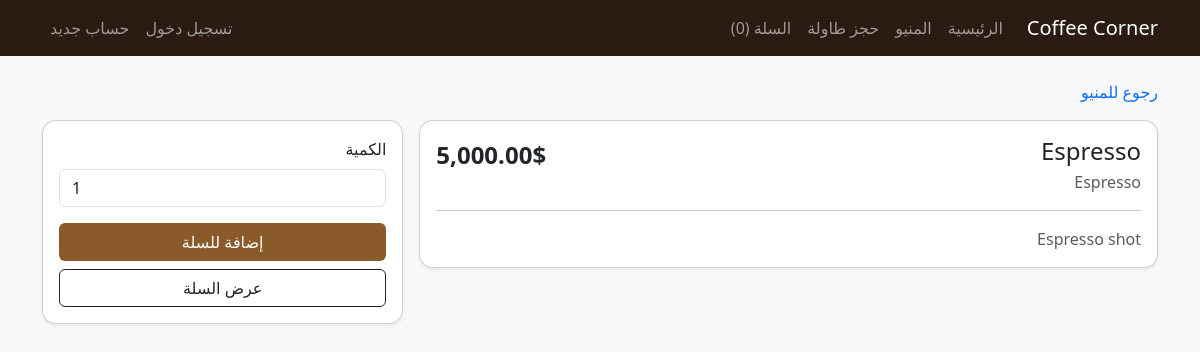
Screenshot of /product.php?id=1 with the database file from the repository.
### tables this page shows
CREATE TABLE `products` (
  `id` int(10) UNSIGNED NOT NULL,
  `category_id` int(10) UNSIGNED NOT NULL,
  `name` varchar(150) NOT NULL,
  `description` text DEFAULT NULL,
  `price` decimal(10,2) NOT NULL,
  `image` varchar(255) DEFAULT NULL,
  `is_available` tinyint(1) NOT NULL DEFAULT 1,
  `created_at` timestamp NOT NULL DEFAULT current_timestamp()
);

CREATE TABLE `categories` (
  `id` int(10) UNSIGNED NOT NULL,
  `name` varchar(150) NOT NULL,
  `description` text DEFAULT NULL,
  `image` varchar(255) DEFAULT NULL,
  `is_active` tinyint(1) NOT NULL DEFAULT 1,
  `created_at` timestamp NOT NULL DEFAULT current_timestamp()
);

### includes/functions.php (called while the page is built, shortened)
<?php
function e($value)
{
    return htmlspecialchars((string)$value, ENT_QUOTES, 'UTF-8');
}
function url_path($path = '')
{
    $path = ltrim($path, '/');
    $base = BASE_PATH;
    if ($base === '') {
        return '/' . $path;
    }
    return $base . '/' . $path;
}

### includes/db.php (called while the page is built, shortened)
<?php
function db()
{
    $dsn = 'mysql:host=' . DB_HOST . ';dbname=' . DB_NAME . ';charset=' . DB_CHARSET;
    $pdo = new PDO($dsn, DB_USER, DB_PASS, [
        PDO::ATTR_ERRMODE => PDO::ERRMODE_EXCEPTION,
        PDO::ATTR_DEFAULT_FETCH_MODE => PDO::FETCH_ASSOC,
        PDO::ATTR_EMULATE_PREPARES => false,
    ]);
    return $pdo;
}

### product.php (the view, shortened to what this page needs)
<?php
$id = (int)get('id', 0);
$stmt = db()->prepare('SELECT p.id, p.name, p.price, p.description, p.is_available, c.name AS category_name FROM products p JOIN categories c ON c.id = p.category_id WHERE p.id = ?');
$stmt->execute([$id]);
$product = $stmt->fetch();
require_once __DIR__ . '/includes/header.php';
?>
<div class="row g-3">
    <div class="col-12">
        <a class="text-decoration-none" href="<?php echo e(url_path('menu.php')); ?>">رجوع للمنيو</a>
    </div>
    <div class="col-12 col-lg-8">
        <div class="card shadow-sm">
            <div class="card-body">
                <div class="d-flex justify-content-between align-items-start">
                    <div>
                        <h4 class="mb-1"><?php echo e($product['name']); ?></h4>
                        <div class="text-muted"><?php echo e($product['category_name']); ?></div>
                    </div>
                    <div class="fs-4 fw-bold"><?php echo number_format((float)$product['price'], 2); ?>$</div>
                </div>
                <hr>
                <div class="text-muted"><?php echo nl2br(e($product['description'])); ?></div>
            </div>
        </div>
    </div>
    <div class="col-12 col-lg-4">
        <div class="card shadow-sm">
            <div class="card-body">
                <?php if ((int)$product['is_available'] !== 1): ?>
                    <div class="alert alert-warning mb-0">المنتج غير متاح حالياً.</div>
                <?php else: ?>
                    <form method="post" action="<?php echo e(url_path('cart_action.php')); ?>">
                        <label class="form-label">الكمية</label>
                        <input type="number" class="form-control" name="quantity" value="1" min="1" required>
                        <button class="btn btn-coffee w-100 mt-3" type="submit">إضافة للسلة</button>
                        <a class="btn btn-outline-dark w-100 mt-2" href="<?php echo e(url_path('cart.php')); ?>">عرض السلة</a>
                    </form>
                <?php endif; ?>
            </div>
        </div>
    </div>
</div>
<?php require_once __DIR__ . '/includes/footer.php'; ?>

### assets/css/style.css (style rules this page uses)
body { font-family:system-ui,-apple-system,Segoe UI,Roboto,Arial,sans-serif; }
.card { border-radius:14px; }
.btn-coffee { background:#8b5a2b;color:#fff; }

### rows the page displays
products: name "Espresso", category.name "Espresso", price "5,000.00", description "Espresso shot"

### other values shown
APP_NAME "Coffee Corner"
$cartCount "0"
